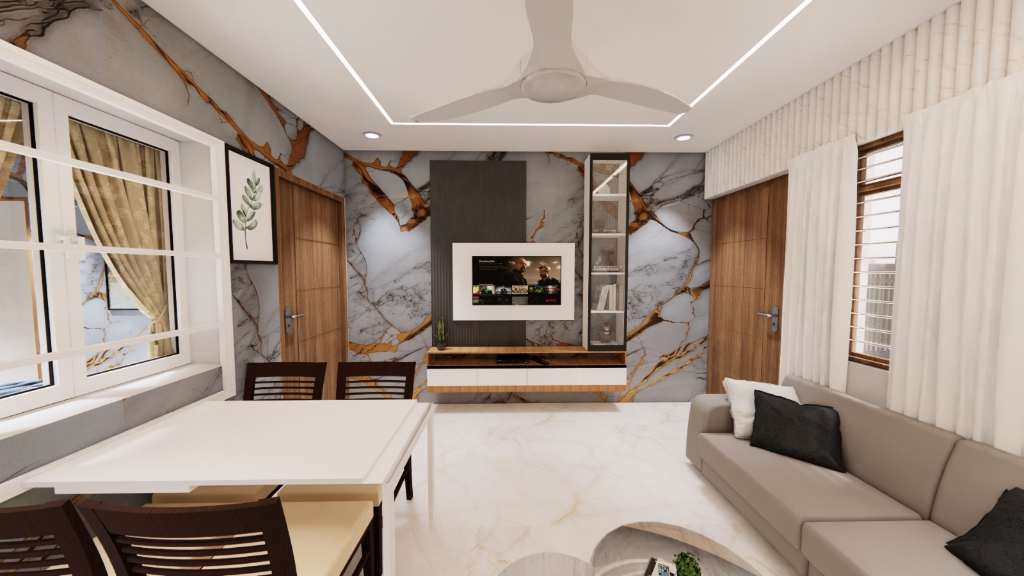
#> input picture source-interior.png, 1024 x 576 px
$ python create_uv_sheet_edit.py
#> lines starting #> are read from the running program, lines starting #| are printed output that depends on the picture; after the words box and inside, x2 and y2 are one past the last pixel; in counts of white or black regions, pixels touching at a corner belong together
from pathlib import Path

import numpy as np
from PIL import Image, ImageDraw, ImageEnhance, ImageFilter, ImageOps

ROOT = Path(__file__).resolve().parent
SOURCE = ROOT / "source-interior.png"
REFERENCE = ROOT / "reference-stone.png"
OUTPUT = ROOT / "edited-uv-sheet-warm-cream.png"
COMPARISON = ROOT / "before-after-comparison.png"


def polygon_mask(size, polygons):
    mask = Image.new("L", size, 0)
    draw = ImageDraw.Draw(mask)
    for polygon in polygons:
        draw.polygon(polygon, fill=255)
    return mask


def rectangle_mask(size, rectangles):
    mask = Image.new("L", size, 0)
    draw = ImageDraw.Draw(mask)
    for rectangle in rectangles:
        draw.rectangle(rectangle, fill=255)
    return mask


def fitted_texture(reference, width, height, crop_position=0.48):
    """Scale without distortion, then crop a slab-sized texture."""
    scale = max(width / reference.width, height / reference.height)
    resized = reference.resize(
        (round(reference.width * scale), round(reference.height * scale)),
        Image.Resampling.LANCZOS,
    )
    left = round((resized.width - width) * crop_position)
    top = round((resized.height - height) * 0.5)
    return resized.crop((left, top, left + width, top + height))


def apply_warm_lighting(image):
    """Turn neutral white light into a soft cream tone without yellowing wood."""
    rgb = np.asarray(image).astype(np.float32)
    maximum = rgb.max(axis=2)
    minimum = rgb.min(axis=2)
    saturation = maximum - minimum
    luminance = rgb.mean(axis=2)

    # Warm only bright, near-neutral surfaces so the room keeps natural colours.
    neutral = np.clip(1.0 - saturation / 58.0, 0.0, 1.0)
    bright = np.clip((luminance - 145.0) / 105.0, 0.0, 1.0)
    strength = (neutral * bright * 0.18)[..., None]
    cream = np.array([255.0, 237.0, 204.0], dtype=np.float32)
    warmed = rgb * (1.0 - strength) + cream * strength
    warmed_image = Image.fromarray(np.uint8(np.clip(warmed, 0, 255)), "RGB")

    # Recolour the visible ceiling strips and downlights to warm cream.
    light_core = Image.new("L", image.size, 0)
    core = ImageDraw.Draw(light_core)
    core.line([(303, 0), (390, 122), (688, 122), (809, 0)], fill=225, width=3)
    core.ellipse((360, 129, 379, 139), fill=190)
    core.ellipse((674, 130, 694, 140), fill=190)

    glow = light_core.filter(ImageFilter.GaussianBlur(7))
    glow_layer = Image.new("RGB", image.size, (255, 218, 158))
    warmed_image = Image.composite(glow_layer, warmed_image, glow.point(lambda p: round(p * 0.30)))
    core_layer = Image.new("RGB", image.size, (255, 239, 208))
    return Image.composite(core_layer, warmed_image, light_core)


def main():
    source = Image.open(SOURCE).convert("RGB")
    reference = Image.open(REFERENCE).convert("RGB")
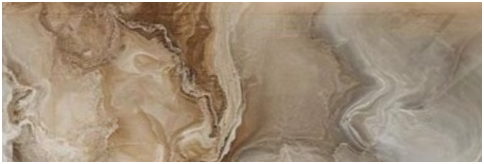
#> input picture reference-stone.png, 484 x 164 px
    # Remove the thin black frame present in the supplied product swatch.
    reference = reference.crop((2, 2, reference.width - 2, reference.height - 2))
#> reference: PIL image 480x160 RGB
    width, height = source.size
#> width = 1024; height = 576

    # Visible UV-sheet planes: the main feature wall and its matching upper-left return.
    uv_mask = polygon_mask(
        source.size,
        [
            [(223, 150), (707, 150), (707, 412), (223, 412)],
            [(0, 0), (164, 0), (224, 123), (177, 130), (0, 51)],
        ],
    )
#> in polygon_mask, `mask = Image.new("L", size, 0)`: mask: PIL image 1024x576 L; every value is 0
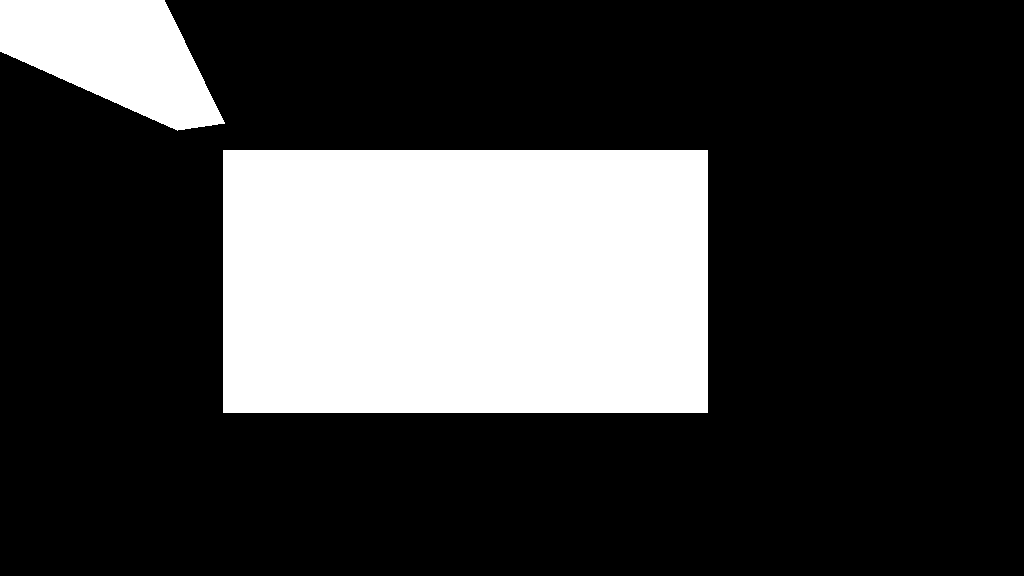
#> uv_mask: PIL image 1024x576 L; 24.8% white; 2 white regions, box (x1, y1, x2, y2) and area: (223, 150, 708, 413) 127555, (0, 0, 225, 131) 18487

    # Preserve doors, artwork, TV panel, display tower, furniture and trim.
    exclusions = rectangle_mask(
        source.size,
        [
            (224, 145, 278, 270),  # artwork and frame
            (273, 151, 350, 414),  # left door and frame
            (426, 153, 530, 354),  # dark TV backing panel
            (449, 240, 575, 325),  # TV and pale surround
            (579, 123, 636, 358),  # glass display tower
            (418, 341, 637, 405),  # media console
            (704, 132, 838, 414),  # right door and frame
            (235, 388, 428, 576),  # foreground dining chairs
            (668, 377, 1024, 576),  # sofa and foreground
        ],
    )
#> exclusions: PIL image 1024x576 L; 36.5% white; 2 white regions, box (x1, y1, x2, y2) and area: (224, 123, 638, 576) 111524, (668, 132, 1024, 576) 103919
    uv_mask = Image.fromarray(
        np.minimum(
            np.asarray(uv_mask),
            255 - np.asarray(exclusions),
        ).astype(np.uint8),
        "L",
    )
#> uv_mask: PIL image 1024x576 L; 11.1% white; 4 white regions, box (x1, y1, x2, y2) and area: (279, 150, 579, 388) 23159, (0, 0, 225, 131) 18487, (429, 150, 704, 413) 17716, (223, 150, 273, 413) 6271
    uv_mask = uv_mask.filter(ImageFilter.GaussianBlur(0.65))

    # Preserve the render's original marble detail while mapping it to the
    # reference swatch's beige, taupe and brown palette.
    gray = ImageEnhance.Contrast(source.convert("L")).enhance(1.06)
    recoloured = ImageOps.colorize(
        gray,
        black=(72, 56, 43),
        mid=(184, 162, 132),
        white=(238, 224, 199),
        blackpoint=18,
        whitepoint=245,
        midpoint=132,
    )

    # Add a restrained amount of the supplied stone pattern so it reads as the
    # requested product colour without obscuring architectural shadows.
    wall_texture = fitted_texture(reference, 662, 294, crop_position=0.48)
    texture_canvas = source.copy()
    texture_canvas.paste(wall_texture, (175, 118))
    stone_finish = Image.blend(recoloured, texture_canvas, 0.16)
    stone_finish = ImageEnhance.Color(stone_finish).enhance(1.02)
    stone_finish = ImageEnhance.Contrast(stone_finish).enhance(0.98)

    replaced = Image.composite(stone_finish, source, uv_mask)
    edited = apply_warm_lighting(replaced)
#> in apply_warm_lighting, `bright = np.clip((luminance - 145.0) / 105.0, 0.0, 1.0)`:
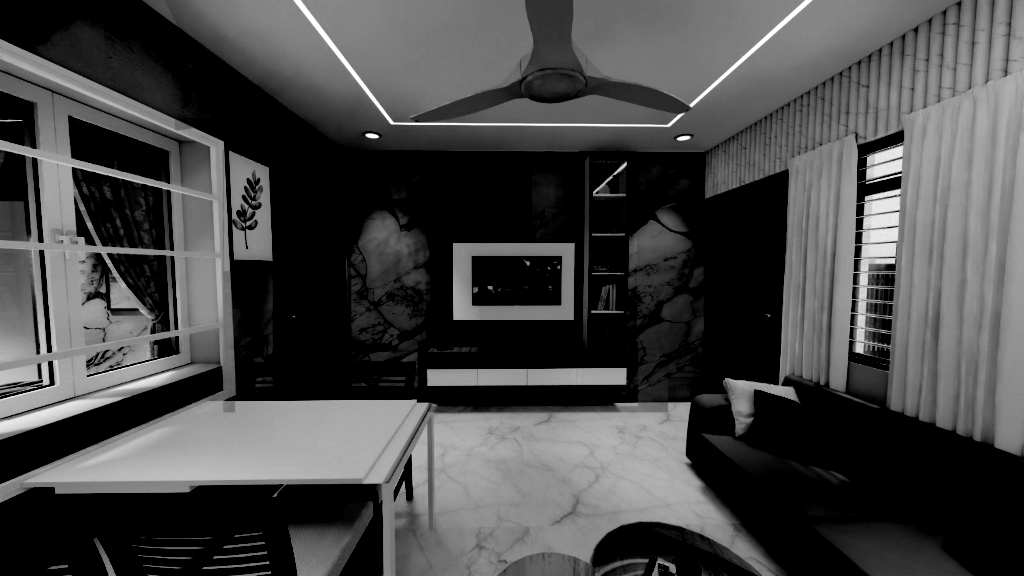
#> bright: shape (576, 1024) float32; min 0, max 1, mean 0.28
#> in apply_warm_lighting, `strength = (neutral * bright * 0.18)[..., None]`:
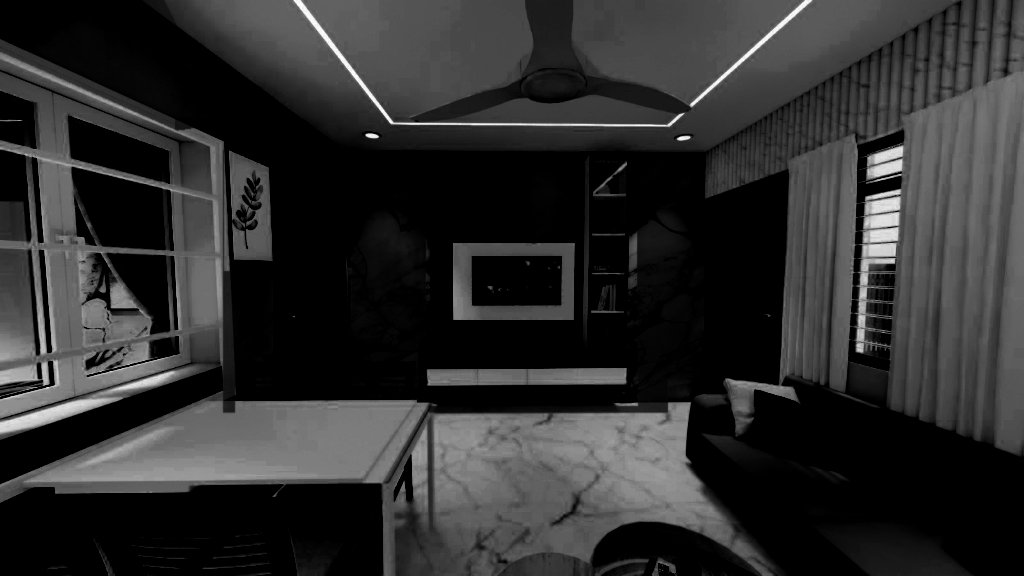
#> strength: shape (576, 1024, 1) float32; min 0, max 0.18, mean 0.0327; drawn with min black and max white
#> in apply_warm_lighting, `glow_layer = Image.new("RGB", image.size, (255, 218, 158))`:
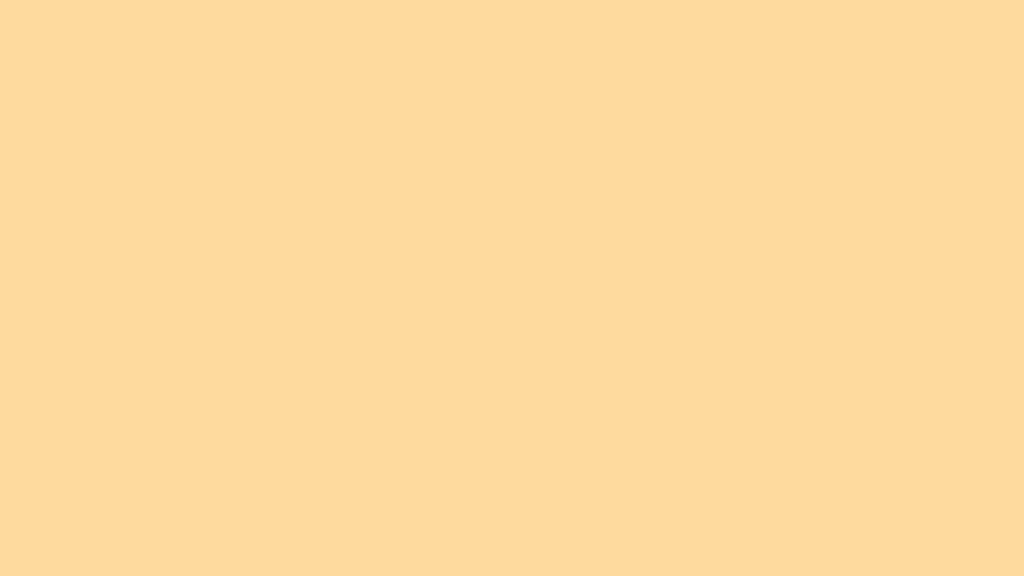
#> glow_layer: PIL image 1024x576 RGB; mean R, G, B 255, 218, 158
#> in apply_warm_lighting, `core_layer = Image.new("RGB", image.size, (255, 239, 208))`:
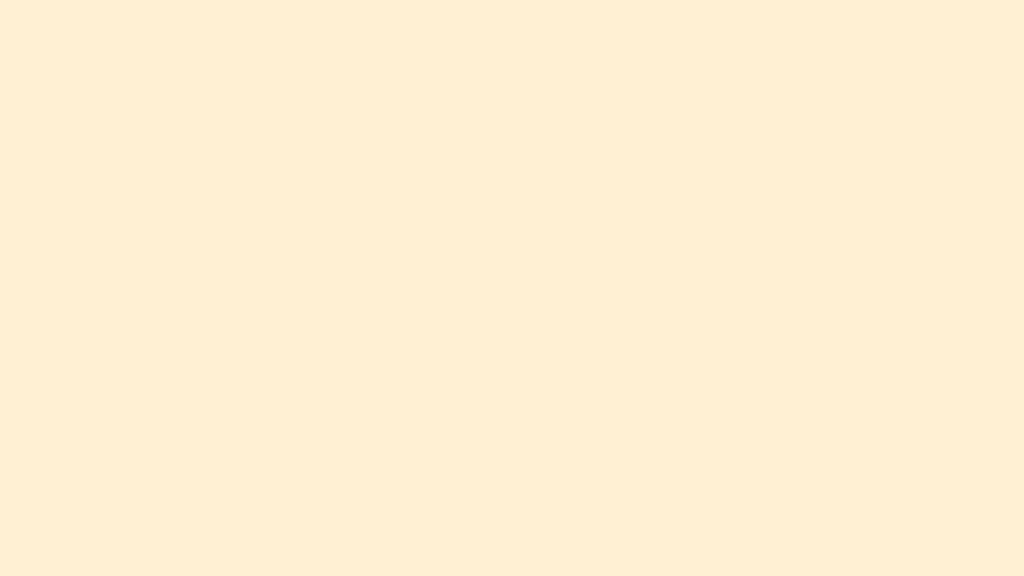
#> core_layer: PIL image 1024x576 RGB; mean R, G, B 255, 239, 208
    edited.save(OUTPUT, quality=95)

    # A single review image keeps the result easy to inspect on GitHub.
    gap = 18
    label_height = 42
    comparison = Image.new("RGB", (width * 2 + gap, height + label_height), (244, 238, 225))
    comparison.paste(source, (0, label_height))
    comparison.paste(edited, (width + gap, label_height))
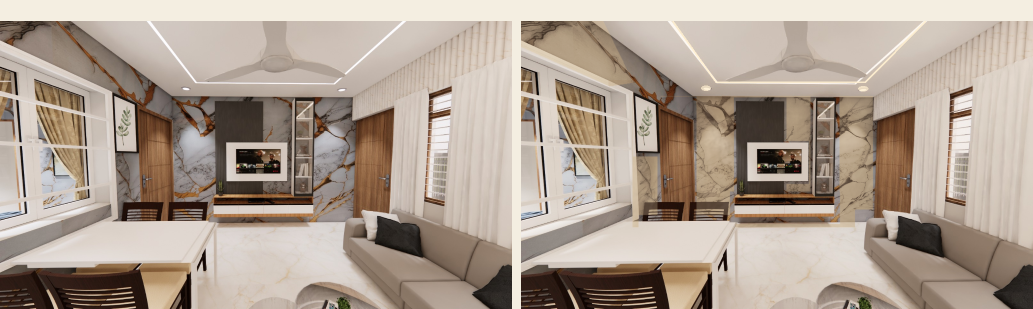
#> comparison: PIL image 2066x618 RGB (shown at 1/2 size); mean R, G, B 173.9, 159.5, 146.7
    labels = ImageDraw.Draw(comparison)
    labels.text((18, 13), "BEFORE", fill=(55, 48, 43))
    labels.text((width + gap + 18, 13), "AFTER - BEIGE STONE + WARM CREAM LIGHT", fill=(55, 48, 43))
    comparison.save(COMPARISON, quality=95)

    print(f"Created {OUTPUT.name} ({edited.width}x{edited.height})")
#| Created edited-uv-sheet-warm-cream.png (1024x576)
    print(f"Created {COMPARISON.name} ({comparison.width}x{comparison.height})")
#| Created before-after-comparison.png (2066x618)


if __name__ == "__main__":
    main()
